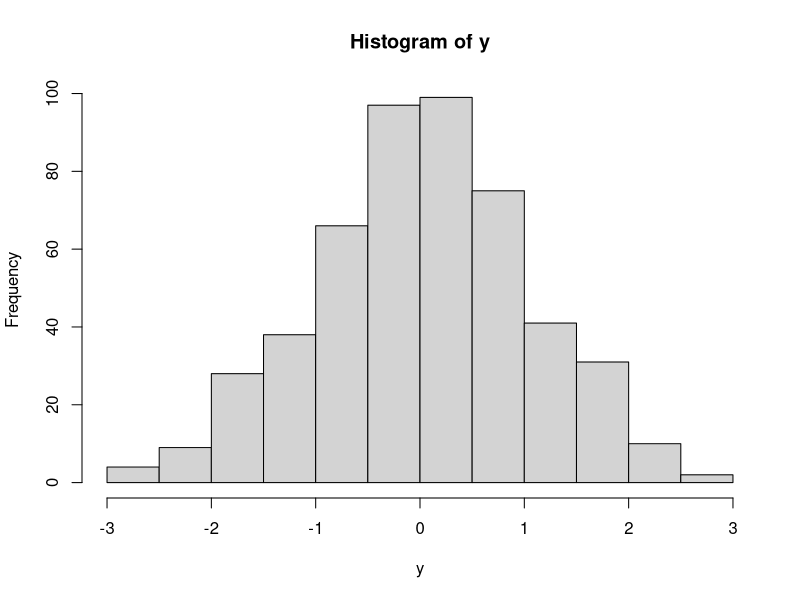
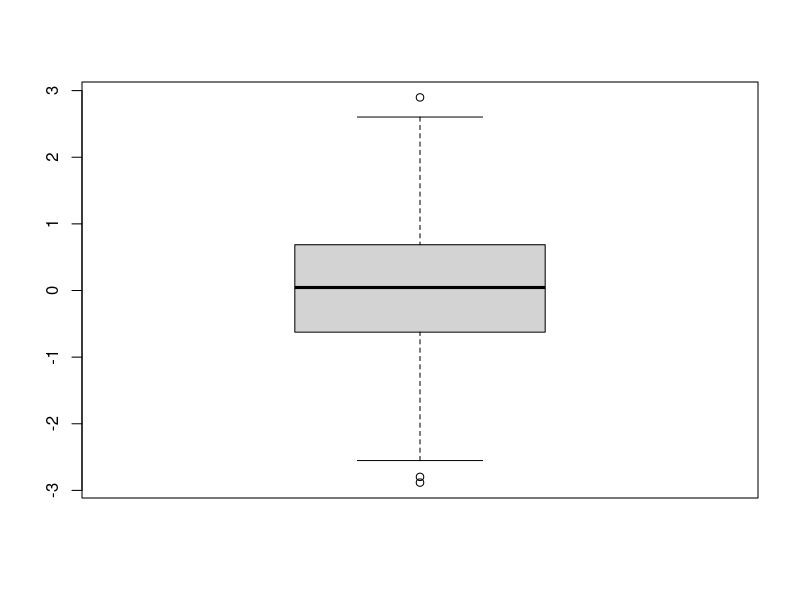

Generate these figures, in order, with R:
rm(list = ls())

# clt in eng

N = 500
k = 12

s = numeric(N)
y = numeric(N)

# Y_i = (S_i-k*mi)/(sqrt(k*sigma^2)) -> simplifies to S_i - 6 in our case of default runif

for (i in 1:N) {
  s[i] = sum(runif(k))
  y[i] = s[i] - 6
} 

hist(y)
boxplot(y)

ks.test(y, "pnorm")
shapiro.test(y)